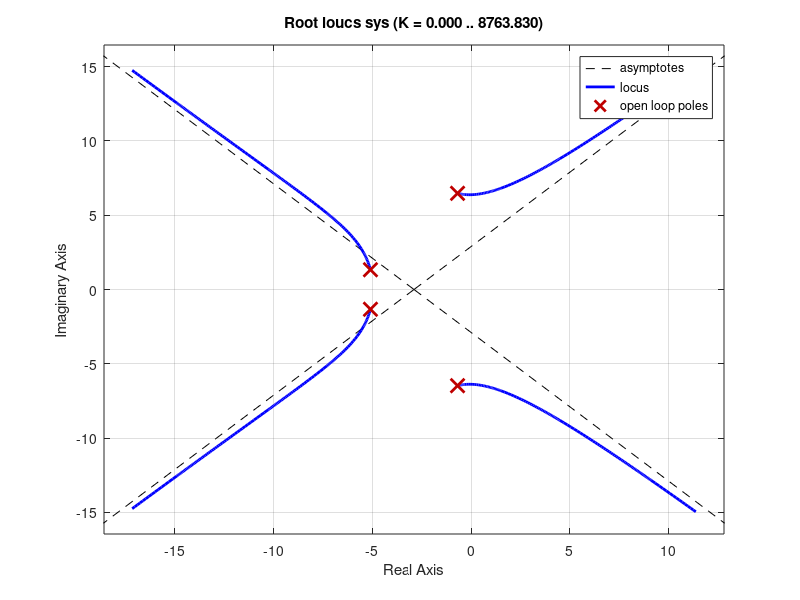
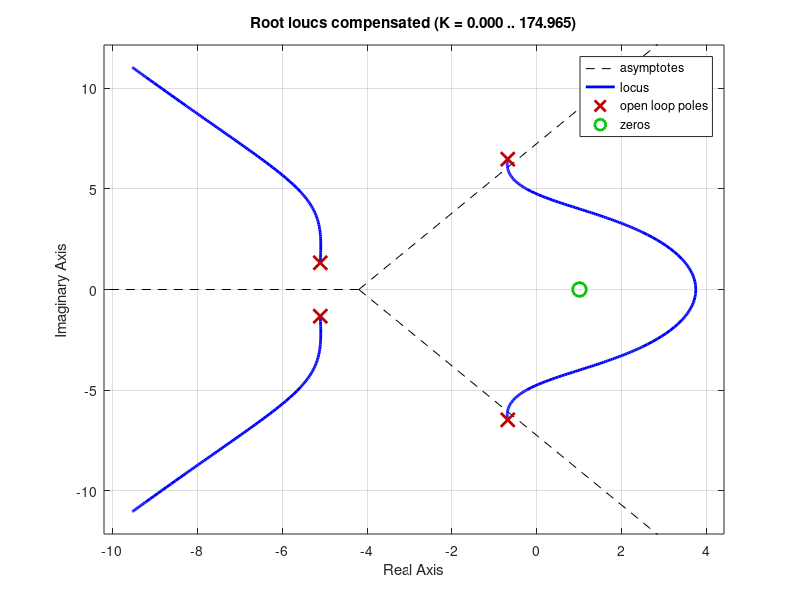
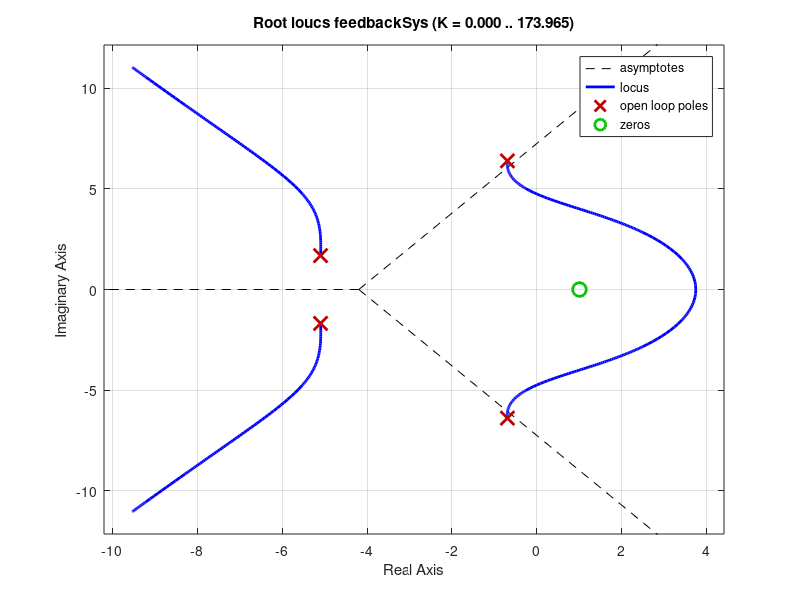

Source code (MATLAB) for these figures, in order:
clear

sys = tf([0,0,0,0,360.030121478794], [1,11.5758154704500,84.2362155121299,470.992803495151,1178.09505338830])%From Lab 3
sys =  sys * 1/4 * 0.228

kp = 0.5;
kd = -0.5;
%ki = 2.81;
%I = tf([1 ki/kp], 1);
%G = tf(1, [1 0]);pi/180
s = tf('s');
%compensated = kp * I * G * sys;
compensated = (s*kd + kp) * sys;
feedbackSys = feedback(compensated,1);
%figure(1)
%t = 0.01: 0.01: 10;
%pzmap(feedbackSys)
%step(20 * feedbackSys * pi/180 )
%hold on 
%step(20 * pi/180 * sys)
%hold off1/
%figure(2)
figure(1)
rlocus(sys)
figure(2)
rlocus(compensated)
figure(3)
rlocus(feedbackSys)

